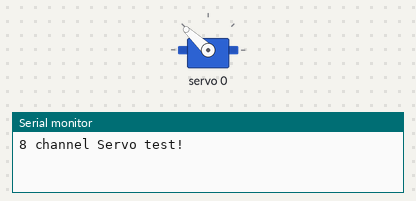
The sketch below on a simulated Arduino Uno, built with avr-gcc and run on an emulated ATmega328P. Shown: servo, the last lines printed to the serial monitor.

Above: at 0.1 s.
At 5.05 s:
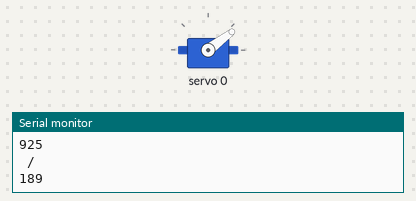
At 7.55 s:
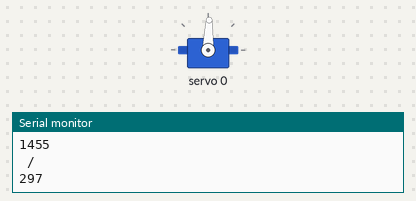
At 10.05 s:
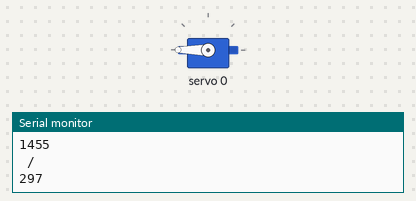
Timing chart, 0 to 13.1 s (numbered marks = the images above):
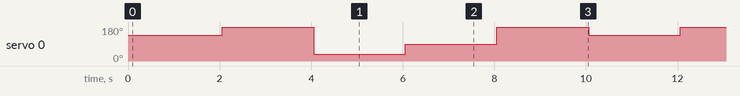

Measured:
- by itself, servo 0: repeats every 10.0 s: 37° 2.0 s, 88° 2.0 s, 180° 2.0 s, 137° 2.0 s, 180° 2.0 s

The sketch:

8_PCA9685_con_servomotor_vfinal_v4.ino
```cpp
// https://www.youtube.com/watch?v=pne01vHabMw
// https://github.com/adafruit/Adafruit-PWM-Servo-Driver-Library
// https://www.youtube.com/watch?v=y8X9X10Tn1k
// https://www.youtube.com/watch?v=EUd4Fqot1Mc&t=114s

#include <Wire.h>
#include <Adafruit_PWMServoDriver.h>


Adafruit_PWMServoDriver servos1 = Adafruit_PWMServoDriver();


#define SERVOMIN  400 // This is the 'minimum' pulse length count (out of 4096)
#define SERVOMAX  2500 // This is the 'maximum' pulse length count (out of 4096)


#define FREQUENCY 50

// our servo # counter
uint8_t servonum = 0;

void setup() {
  Serial.begin(115200);
  Serial.println("8 channel Servo test!");

  // Inicializando la libreria para comunicarse con el PCA9685
  servos1.begin();

  //pwm.setOscillatorFrequency(27000000);
  servos1.setPWMFreq(50);  // Analog servos run at ~50 Hz updates

  delay(FREQUENCY);
}

////////////// Functions (inicio) //////////////////////
void driveMin(){
  servos1.setPWM(servonum, 0, SERVOMIN);
}

void driveMax(){
  servos1.setPWM(servonum, 0, SERVOMAX);
}
////////////// Functions (inicio) //////////////////////

void loop() {
  // Mover motor siguiendo en angulos
  // servos1.setPWM(servonum, 0, convert2angle(0));
  servos1.setPWM(servonum, 0, 400);
  delay(2000);
  servos1.setPWM(servonum, 0, convert2angle(360)); // a un lado
  delay(2000);
  servos1.setPWM(servonum, 0, convert2angle(90)); // al otro
  delay(2000);
  servos1.setPWM(servonum, 0, convert2angle(181)); // pausa???
  delay(2000);
  servos1.setPWM(servonum, 0, 2500);
  delay(2000);
}

// Convertir angulo a pulso
int convert2angle(int myAng){
  int pulse, analog_value;
  pulse = map(myAng, 0, 360, SERVOMIN, SERVOMAX); // 0 grados se vuelve 150 y 180 se vuelve 600 de pulso
  analog_value = int(float(pulse) / 1000000 * FREQUENCY * 4096);
  Serial.println("Angulo/Pulso: ");
  Serial.println(myAng);
  Serial.println(" / ");
  Serial.println(pulse);
  Serial.println(" / ");
  Serial.println(analog_value);
  return analog_value;
}
```
